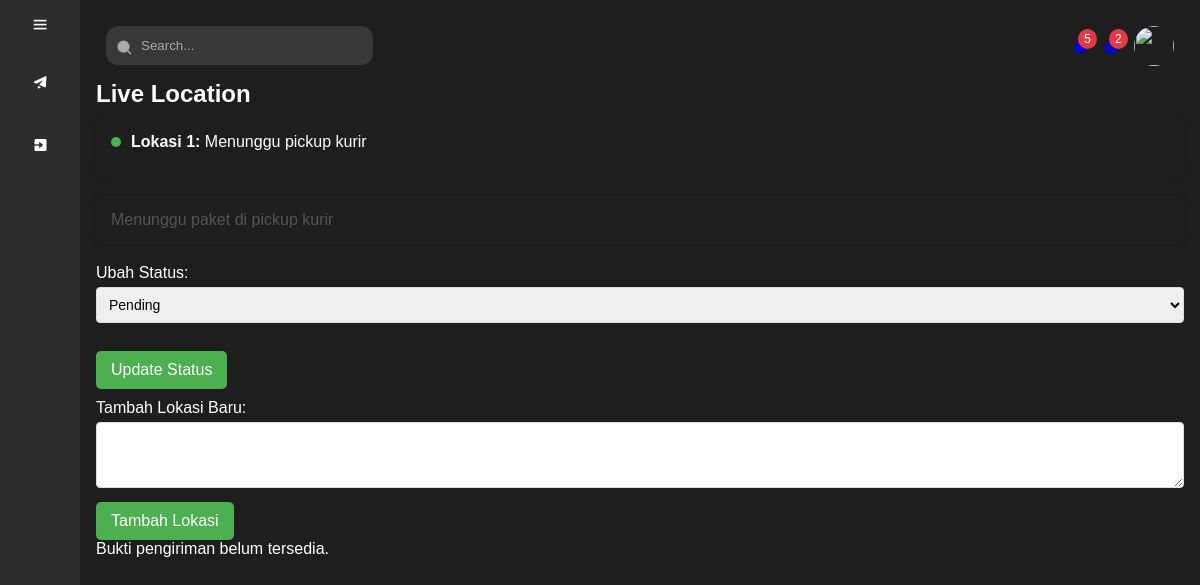
The app's page /kurir/live_location.php?order_id=32 (signed in) with its own data.
### tables this page shows
CREATE TABLE `pengiriman` (
  `idPengiriman` int(11) NOT NULL,
  `order_id` int(11) NOT NULL,
  `id_kurir` int(11) NOT NULL,
  `status` enum('pending','completed','canceled','processing','shipped','delivered') NOT NULL,
  `waktuAwal_kirim` datetime NOT NULL,
  `live_location_item` text NOT NULL,
  `estimasi_sampai` datetime NOT NULL,
  `no_resi` varchar(50) NOT NULL
);

### kurir/live_location.php (the view, shortened to what this page needs)
<?php
$conn = new mysqli('localhost', 'root', '', 'gear4play_shop');
$order_id = intval($_GET['order_id']);
$stmt = $conn->prepare("SELECT p.*, b.proof_image, b.proof_text FROM pengiriman p LEFT JOIN buktipengiriman b ON p.idPengiriman = b.idPengiriman WHERE p.order_id = ?");
$stmt->bind_param("i", $order_id);
$stmt->execute();
$pengiriman_result = $stmt->get_result();
if ($pengiriman_result->num_rows > 0) {
    $pengiriman_data = $pengiriman_result->fetch_assoc();
} else {
    die("Error: No data found for the provided order ID.");
}
?>
<!DOCTYPE html>
<html lang="en">
<head>
    <link rel="stylesheet" href="../assets/style.css">
    <link rel="stylesheet" href="../assets/sidebar.css">
    <link href='https://unpkg.com/boxicons@2.1.4/css/boxicons.min.css' rel='stylesheet'>
    <link rel="stylesheet" href="https://cdnjs.cloudflare.com/ajax/libs/font-awesome/6.4.2/css/all.min.css" />
</head>
<body>
    <div class="container">
        <aside class="sidebar">
            <a href="/Gear4Play_Shop/<?= htmlspecialchars($home_page) ?>"><img src="../assets/images/Logo.png" alt="Gear4Play_Shop Logo" class="logo"></a>
            <i class="bx bx-menu" id="btn_menu"></i>
            <nav class="content-sidebar">
                <ul>
                    <li class="<?= ($current_page == 'dashboard_kurir.php') ? 'active' : ''; ?>">
                        <a href="dashboard_kurir.php">
                            <i class='bx bxs-paper-plane'></i>
                        </a>
                    </li>
                    <li class="<?= ($current_page == '../logout.php') ? 'active' : ''; ?>">
                        <a href="../logout.php">
                            <i class='bx bxs-exit'></i>
                        </a>
                    </li>
                </ul>
            </nav>
        </aside>
        <main class="main-content">
            <header class="header">
                <div class="search-container">
                    <input type="text" placeholder="Search..." class="search_bar">
                </div>
                <div class="user-area">
                    <?php if (isset($_SESSION['user_id'])): ?>
                        <div class="icons">
                            <a href="notifications.php" aria-label="Notifications">
                                <i class='bx bxs-bell'></i>
                                <span class="badge">5</span>
                            </a>
                            <a href="cart.php" aria-label="Cart">
                                <i class='bx bxs-basket'></i>
                                <span class="badge">2</span>
                            </a>
                            <div class="profile-info">
                                <img src="<?= $profile_picture ?>" class="profile-pic" id="profile-btn">
                            </div>
                        </div>
                    <?php endif; ?>
                </div>
            </header>
            <h2 style="color: white; margin-bottom:10px">Live Location</h2>
            <div class="container-kurir">
                <div class="timeline">
                    <?php
                    $live_locations = explode(", ", $pengiriman_data['live_location_item']);
                    foreach ($live_locations as $index => $location) {
                        echo '<div class="timeline-item" style="color: white; margin-bottom:10px">';
                        echo '<div class="dot"></div>';
                        echo '<p><strong>Lokasi ' . (count($live_locations) - $index) . ':</strong> ' . htmlspecialchars($location) . '</p>';
                        echo '</div>';
                    }
                    ?>
                </div>
                <div class="status">
                    <?php
                    if ($pengiriman_data['status'] == 'pending') {
                        echo '<p>Menunggu paket di pickup kurir</p>';
                    } elseif ($pengiriman_data['status'] == 'processing') {
                        echo '<p>Paket di pickup kurir</p>';
                    } elseif ($pengiriman_data['status'] == 'shipped') {
                        echo '<p>Paket sedang dikirim</p>';
                    } elseif ($pengiriman_data['status'] == 'delivered') {
                        echo '<p>Paket telah sampai.</p>';
                    } elseif ($pengiriman_data['status'] == 'canceled') {
                        echo '<p>Paket dibatalkan</p>';
                    } else {
                        echo '<p>Status pengiriman tidak diketahui.</p>';
                    }
                    ?>
                </div>
                <?php if ($pengiriman_data['status'] != 'delivered' && $pengiriman_data['status'] != 'canceled'): ?>
                    <form action="update_status.php" method="POST">
                        <label for="status" style="color:white">Ubah Status:</label>
                        <select name="status" id="status">
                            <option value="pending" <?= ($pengiriman_data['status'] == 'pending') ? 'selected' : ''; ?>>Pending</option>
                        </select><br><br>
                        <button type="submit" class="btn" style="margin-bottom:10px">Update Status</button>
                    </form>
                <?php else: ?>
                    <p style="color:white">Status sudah "Delivered" atau "Canceled" dan tidak dapat diubah lagi.</p>
                <?php endif; ?>
                <form action="live_location.php?order_id=<?= htmlspecialchars($order_id) ?>" method="POST">
                    <label for="live_location" style="color:white">Tambah Lokasi Baru:</label>
                    <textarea name="live_location" rows="3" required></textarea><br>
                    <button type="submit">Tambah Lokasi</button>
                </form>
                <?php if (!empty($pengiriman_data['proof_image'])): ?>
                    <a href="../uploads/<?= htmlspecialchars($pengiriman_data['proof_image']) ?>" target="_blank">Lihat Bukti Pengiriman</a>
                <?php else: ?>
                    <p style="color:white">Bukti pengiriman belum tersedia.</p>
                <?php endif; ?>
            </div>
        </main>
    </div>
</body>

### assets/style.css (style rules this page uses)
body { margin: 0; font-family: Arial, sans-serif; display: flex; flex-direction: column; }
.container { position: relative; display: flex; flex-wrap: wrap; min-height: 100vh; }
.header { display: flex; justify-content: space-between; padding: 10px; background: none; width: 100%; box-sizing: border-box; }
.search-container { position: relative; width: 25%; }
.search-container .search_bar { width: 100%; padding: 12px 12px 12px 35px; border-radius: 12px; background-color: #383838; color: #fff; border: none; }
.search-container .search_bar::placeholder { color: #aaa; }
.user-area { display: flex; align-items: center; gap: 20px; }
.icons { display: flex; align-items: center; gap: 15px; }
.badge { background-color: #e63946; color: white; border-radius: 50%; font-size: 12px; padding: 3px 6px; position: absolute; margin-left: -10px; margin-top: -10px; }
.profile-info { position: relative; }
.profile-pic { width: 40px; height: 40px; border-radius: 50%; object-fit: cover; }

### assets/sidebar.css (style rules this page uses)
* { margin: 0; padding: 0; box-sizing: border-box; }
.sidebar { position: fixed; top: 0; left: 0; height: 100vh; width: 80px; background-color: #2D2D2D; padding: 0.4rem 0.8rem; transition: all 0.5s ease; z-index: 1000; text-wrap: nowrap; }
.sidebar #btn_menu { position: absolute; color: #fff; top: 0; left: 50%; font-size: 1.2rem; line-height: 50px; transform: translateX(-50%); cursor: pointer; }
.sidebar ul li { position: relative; list-style-type: none; height: 50px; width: 90%; margin: 0.8rem auto; line-height: 5px; text-wrap: nowrap; }
.content-sidebar { margin-top: 30px; }
.sidebar ul li a { color: #fff; display: flex; align-items: center; text-decoration: none; border-radius: 0.8rem; font-family: "Quicksand", serif; font-weight: 900; }
.sidebar ul li a i { min-width: 50px; text-align: center; height: 50px; border-radius: 12px; line-height: 50px; }
.main-content { position: relative; background-color: #1E1E1E; min-height: 100vh; top: 0; left: 80px; transition: all 0.5s ease; width: calc(100% - 80px); padding: 1rem; }

### kurir/live_location.php (style rules this page uses)
.timeline { padding: 15px; border-radius: 8px; box-shadow: 0 0 10px rgba(0, 0, 0, 0.1); margin-bottom: 20px; }
.timeline-item { display: flex; align-items: center; margin-bottom: 10px; }
.dot { width: 10px; height: 10px; background-color: #4CAF50; border-radius: 50%; margin-right: 10px; }
.status { padding: 15px; border-radius: 8px; box-shadow: 0 0 10px rgba(0, 0, 0, 0.1); margin-bottom: 20px; }
.status p { font-size: 16px; color: #555; }
label { font-size: 16px; margin-bottom: 5px; display: block; }
textarea, select { width: 100%; padding: 8px; border: 1px solid #ddd; border-radius: 4px; margin-bottom: 10px; font-size: 14px; }
button { background-color: #4CAF50; color: #fff; padding: 10px 15px; border: none; border-radius: 5px; font-size: 16px; cursor: pointer; transition: background-color 0.3s ease; }

### records on screen
pengiriman: count($live_locations)-$index "1", live_location_item "Menunggu pickup kurir", status "Pending"
